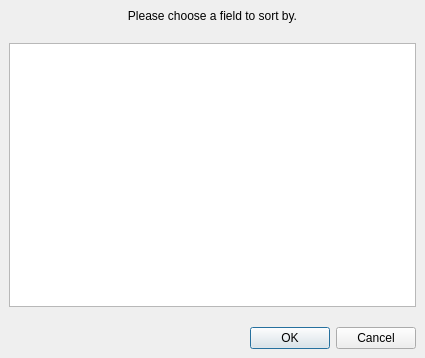
<ui version="4.0" >
 <class>Sort</class>
 <widget class="QDialog" name="Sort" >
  <property name="geometry" >
   <rect>
    <x>0</x>
    <y>0</y>
    <width>425</width>
    <height>358</height>
   </rect>
  </property>
  <property name="windowTitle" >
   <string>Anki</string>
  </property>
  <layout class="QVBoxLayout" >
   <property name="margin" >
    <number>9</number>
   </property>
   <property name="spacing" >
    <number>20</number>
   </property>
   <item>
    <widget class="QLabel" name="label" >
     <property name="text" >
      <string>Please choose a field to sort by.</string>
     </property>
     <property name="alignment" >
      <set>Qt::AlignCenter</set>
     </property>
     <property name="wordWrap" >
      <bool>true</bool>
     </property>
    </widget>
   </item>
   <item>
    <widget class="QListWidget" name="fields" >
     <property name="font" >
      <font>
       <pointsize>12</pointsize>
      </font>
     </property>
     <property name="editTriggers" >
      <set>QAbstractItemView::NoEditTriggers</set>
     </property>
     <property name="tabKeyNavigation" >
      <bool>true</bool>
     </property>
    </widget>
   </item>
   <item>
    <widget class="QDialogButtonBox" name="buttonBox" >
     <property name="orientation" >
      <enum>Qt::Horizontal</enum>
     </property>
     <property name="standardButtons" >
      <set>QDialogButtonBox::Cancel|QDialogButtonBox::NoButton|QDialogButtonBox::Ok</set>
     </property>
    </widget>
   </item>
  </layout>
 </widget>
 <resources/>
 <connections>
  <connection>
   <sender>buttonBox</sender>
   <signal>accepted()</signal>
   <receiver>Sort</receiver>
   <slot>accept()</slot>
   <hints>
    <hint type="sourcelabel" >
     <x>248</x>
     <y>254</y>
    </hint>
    <hint type="destinationlabel" >
     <x>157</x>
     <y>274</y>
    </hint>
   </hints>
  </connection>
  <connection>
   <sender>buttonBox</sender>
   <signal>rejected()</signal>
   <receiver>Sort</receiver>
   <slot>reject()</slot>
   <hints>
    <hint type="sourcelabel" >
     <x>316</x>
     <y>260</y>
    </hint>
    <hint type="destinationlabel" >
     <x>286</x>
     <y>274</y>
    </hint>
   </hints>
  </connection>
 </connections>
</ui>
